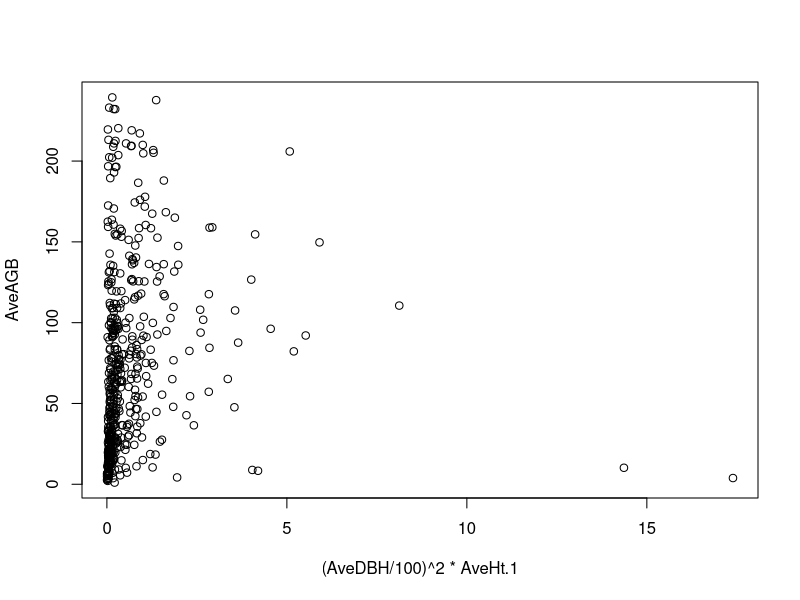

Generate this figure with R:
rm(list = ls())

rmse <- function(error)
{
  sqrt(mean(error^2))
}
r2 <- function(x,y)
{
  cor(x,y)^2
}

data <- read.csv(file="./merged_data.csv", head=T)
data <- data[data$AveAGB<250,]

attach(data)
plot((AveDBH/100)^2*AveHt.1,AveAGB)
r2((AveDBH/100)^2*AveHt.1,AveAGB)
summary(AveHt.1)
summary(AveDBH)
summary((AveDBH/100)^2*AveHt.1)

summary(pi*(AveDBH/200)^2)
summary(AveBasalAr)
